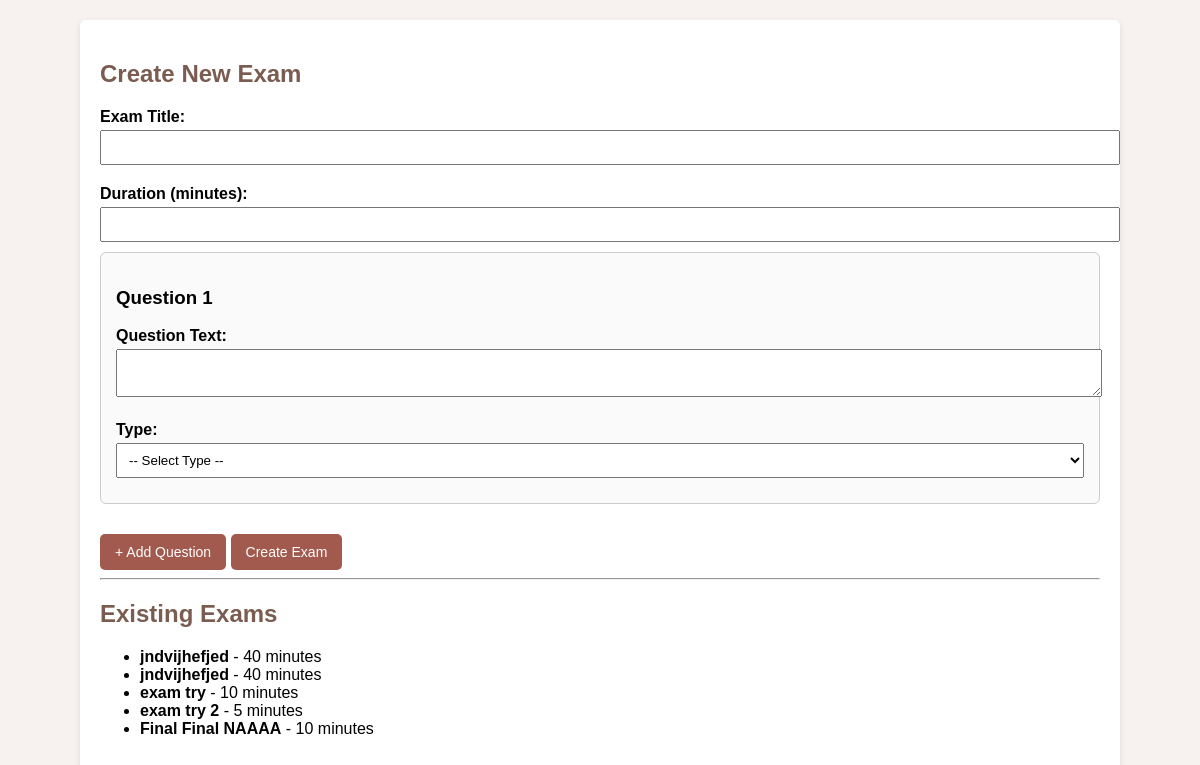
Screenshot of /admin/manage_exams (signed in) with the database file from the repository.
### tables this page shows
CREATE TABLE exams (
                            id INTEGER PRIMARY KEY AUTOINCREMENT,
                            title TEXT NOT NULL,
                            description TEXT,
                            questions TEXT NOT NULL, duration TEXT, type TEXT);

### app.py (the view, shortened to what this page needs)
@app.route('/admin/manage_exams', methods=['GET', 'POST'])
def admin_manage_exams():
    if session.get('role') != 'admin':
        return redirect('/')
    with sqlite3.connect(DB_NAME) as conn:
        cursor = conn.cursor()
        cursor.execute("SELECT DISTINCT id, title, duration FROM exams")
        exams = cursor.fetchall()
    return render_template('admin_manage_exams.html', exams=exams)

### templates/admin_manage_exams.html (shortened to what this page needs)
<!DOCTYPE html>
<html>
<head>
</head>
<body>
<div class="container">
    <h2>Create New Exam</h2>
    <form method="POST">
        <label>Exam Title:</label>
        <input type="text" name="title" required>
        <label>Duration (minutes):</label>
        <input type="number" name="duration" required>
        <div id="question-container">
            <div class="question-block">
                <h3>Question 1</h3>
                <label>Question Text:</label>
                <textarea name="question1" required></textarea>
                <label>Type:</label>
                <select name="type1" onchange="toggleMCQFields(this, 1)" required>
                    <option value="">-- Select Type --</option>
                </select>
            </div>
        </div>
        <button type="button" onclick="addQuestion()">+ Add Question</button>
        <button type="submit">Create Exam</button>
    </form>
    <hr>
    <h2>Existing Exams</h2>
    <ul>
        {% for exam in exams %}
            <li><strong>{{ exam[1] }}</strong> - {{ exam[2] }} minutes</li>
        {% endfor %}
    </ul>
</div>
</body>
</html>

### templates/admin_manage_exams.html (style rules this page uses)
body { font-family: Arial, sans-serif; background: #f7f2f0; margin: 20px; }
h2 { color: #7a5c50; }
.container { background: #fff; padding: 20px; border-radius: 6px; box-shadow: 0 2px 6px rgba(0,0,0,0.1); max-width: 1000px; margin: auto; }
.question-block { margin-bottom: 30px; padding: 15px; border: 1px solid #ccc; border-radius: 6px; background: #fafafa; }
label { font-weight: bold; margin-top: 10px; display: block; }
input, select, textarea { width: 100%; padding: 8px; margin-top: 4px; margin-bottom: 10px; }
button { background: #a25a4e; color: white; border: none; padding: 10px 15px; border-radius: 5px; cursor: pointer; font-size: 14px; }

### rows the page displays
exams: title "jndvijhefjed", duration "40"
exams: title "jndvijhefjed", duration "40"
exams: title "exam try", duration "10"
exams: title "exam try 2", duration "5"
exams: title "Final Final NAAAA", duration "10"
